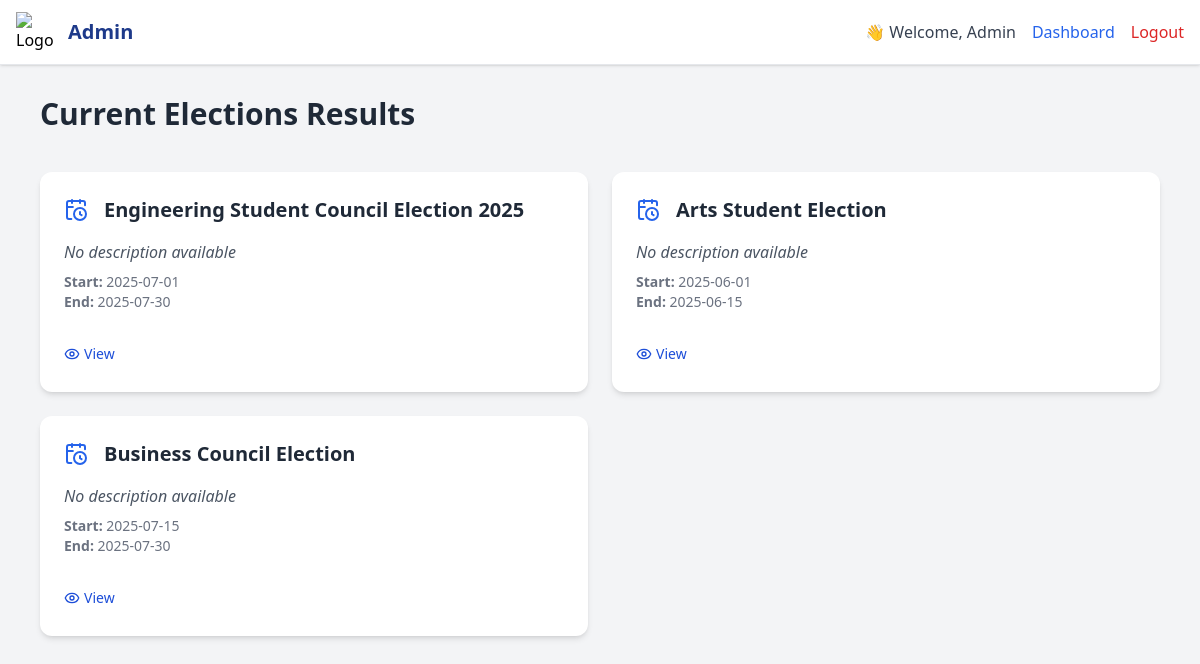
Page /all_election.php on the earlier database version.
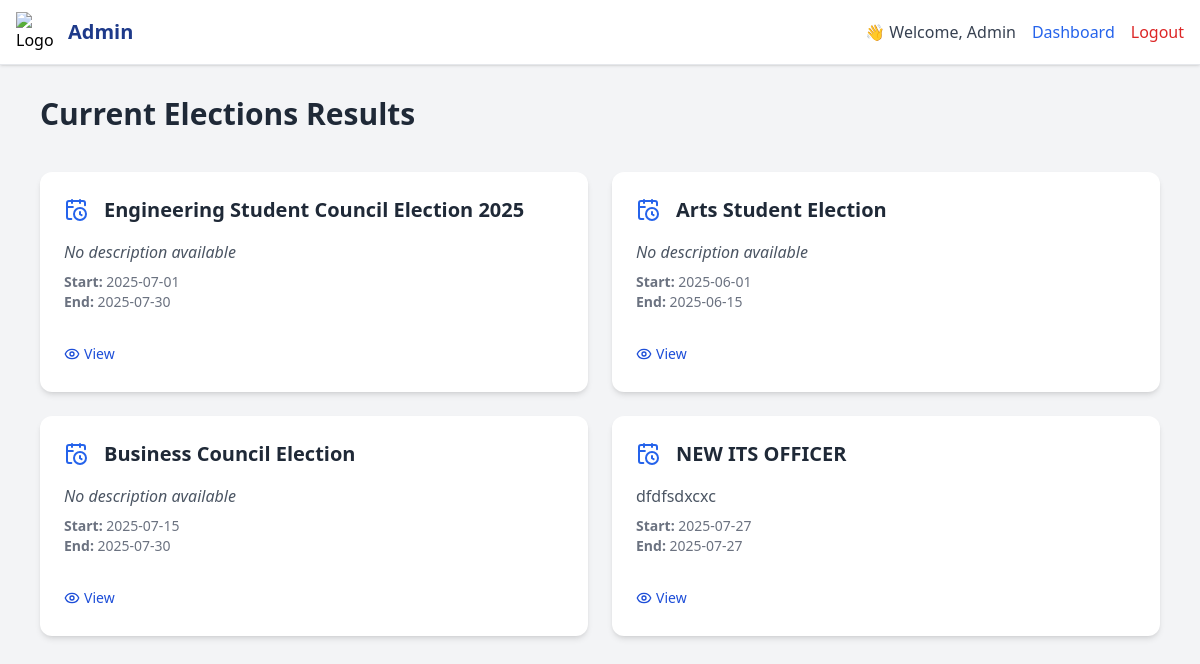
Same page on the later database version.
### tables this page shows
CREATE TABLE `elections` (
  `id` int(11) NOT NULL,
  `college_id` int(11) DEFAULT NULL,
  `title` varchar(150) DEFAULT NULL,
  `status` enum('active','closed') DEFAULT 'active',
  `start_date` date DEFAULT NULL,
  `end_date` date DEFAULT NULL,
  `course` varchar(50) NOT NULL DEFAULT '',
  `created_at` datetime DEFAULT current_timestamp(),
  `description` text DEFAULT NULL
);

### all_election.php (the view, shortened to what this page needs)
<?php
$adminName = $_SESSION['admin_name'] ?? 'Admin';
$conn = new mysqli("localhost", "root", "", "voting_system");
$query = "SELECT * FROM elections ORDER BY id ASC";
$result = $conn->query($query);
?>
<!DOCTYPE html>
<html lang="en">
<head>
  <script src="https://cdn.tailwindcss.com"></script>
</head>
<body class="bg-gray-100 font-sans min-h-screen">
<header class="bg-white border-b shadow fixed top-0 left-0 w-full z-50">
  <div class="max-w-7xl mx-auto px-4 h-16 flex justify-between items-center">
    <div class="flex items-center space-x-3">
      <img src="https://cdn-icons-png.flaticon.com/512/201/201818.png" class="w-10 h-10" alt="Logo">
      <h1 class="text-xl font-bold text-blue-900">Admin </h1>
    </div>
    <div class="flex items-center space-x-4">
      <span class="text-gray-700 font-medium">👋 Welcome, <?= htmlspecialchars($adminName) ?></span>
           <a href="dashboard.php" class="text-blue-600 hover:underline">Dashboard</a>
      <a href="logout.php" class="text-red-600 hover:underline">Logout</a>
    </div>
  </div>
</header>
<main class="max-w-6xl mx-auto pt-24 pb-10 px-4">
  <div class="flex justify-between items-center mb-10">
    <h2 class="text-3xl font-semibold text-gray-800">Current Elections Results</h2>
  </div>
  <?php if ($result && $result->num_rows > 0): ?>
    <div class="grid grid-cols-1 md:grid-cols-2 gap-6">
      <?php while ($row = $result->fetch_assoc()): ?>
      <div class="bg-white rounded-xl shadow-md p-6 hover:shadow-lg transition flex flex-col justify-between">
        <div>
          <div class="flex items-center space-x-4 mb-4">
            <i data-lucide="calendar-clock" class="w-6 h-6 text-blue-600"></i>
            <h3 class="text-xl font-semibold text-gray-800"><?= htmlspecialchars($row['title']) ?></h3>
          </div>
          <p class="text-gray-600 mb-2">
            <?= isset($row['description']) ? htmlspecialchars($row['description']) : '<em>No description available</em>' ?>
          </p>
          <div class="text-sm text-gray-500 mb-4">
            <p><strong>Start:</strong> <?= htmlspecialchars($row['start_date']) ?></p>
            <p><strong>End:</strong> <?= htmlspecialchars($row['end_date']) ?></p>
          </div>
        </div>
        <div class="mt-4 flex flex-wrap gap-4">
          <form action="results.php" method="POST">
            <button type="submit" class="inline-flex items-center text-sm text-blue-700 hover:underline font-medium">
              <i data-lucide="eye" class="w-4 h-4 mr-1"></i> View
            </button>
          </form>
        </div>
      </div>
      <?php endwhile; ?>
    </div>
  <?php else: ?>
    <div class="bg-white p-6 rounded-xl shadow text-center text-gray-600">
      No elections found. <a href="create_election.php" class="text-blue-600 underline">Create one now</a>.
    </div>
  <?php endif; ?>
</main>
</body>
</html>

Differences in the rows shown:
added elections: title "NEW ITS OFFICER", description "dfdfsdxcxc", start_date "2025-07-27", end_date "2025-07-27"
